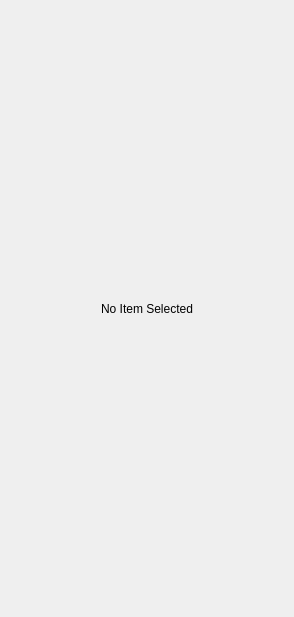
<?xml version="1.0" encoding="UTF-8"?>
<ui version="4.0">
 <class>GEW_Propeties</class>
 <widget class="QWidget" name="GEW_Propeties">
  <property name="geometry">
   <rect>
    <x>0</x>
    <y>0</y>
    <width>294</width>
    <height>617</height>
   </rect>
  </property>
  <property name="windowTitle">
   <string>Form</string>
  </property>
  <layout class="QGridLayout" name="gridLayout">
   <property name="leftMargin">
    <number>0</number>
   </property>
   <property name="topMargin">
    <number>0</number>
   </property>
   <property name="rightMargin">
    <number>0</number>
   </property>
   <property name="bottomMargin">
    <number>0</number>
   </property>
   <property name="spacing">
    <number>0</number>
   </property>
   <item row="0" column="0">
    <layout class="QHBoxLayout" name="ToolBarLayout">
     <property name="spacing">
      <number>0</number>
     </property>
    </layout>
   </item>
   <item row="1" column="0">
    <widget class="QStackedWidget" name="stackedWidget">
     <property name="styleSheet">
      <string notr="true">QGroupBox
{
	background-color:transparent;
    border-bottom-left-radius: 3px;
    border-bottom-right-radius: 3px;
    border: 1px solid #acacac;
    border-top: none;
    margin-top: 18px;
}
 
QGroupBox::title
{
	subcontrol-origin: margin;	
    background:url(:/assets/subWindowBackground);
    border-top-left-radius: 3px;
    border-top-right-radius: 3px;
    border: 1px solid #0b477b;
    border-bottom: none;
    background-color: qlineargradient(x1: 0, y1: 0, x2: 0, y2: 1, stop: 0 #005192, stop: 1 #002f60);
    padding: 2 5000 2 2; /* some large value, as QGrouBox actual width is not known */
    color: white; 
}
</string>
     </property>
     <property name="frameShape">
      <enum>QFrame::NoFrame</enum>
     </property>
     <property name="frameShadow">
      <enum>QFrame::Sunken</enum>
     </property>
     <property name="currentIndex">
      <number>10</number>
     </property>
     <widget class="QWidget" name="EnvironmentProbPropertyPage">
      <layout class="QGridLayout" name="gridLayout_7">
       <property name="leftMargin">
        <number>0</number>
       </property>
       <property name="topMargin">
        <number>0</number>
       </property>
       <property name="rightMargin">
        <number>0</number>
       </property>
       <property name="bottomMargin">
        <number>0</number>
       </property>
       <property name="spacing">
        <number>0</number>
       </property>
       <item row="0" column="0">
        <widget class="GEW_EnvironmentProbeProperty" name="EnvironmentProbProperty" native="true"/>
       </item>
      </layout>
     </widget>
     <widget class="QWidget" name="LightPropertyPage">
      <layout class="QGridLayout" name="gridLayout_3">
       <property name="leftMargin">
        <number>0</number>
       </property>
       <property name="topMargin">
        <number>0</number>
       </property>
       <property name="rightMargin">
        <number>0</number>
       </property>
       <property name="bottomMargin">
        <number>0</number>
       </property>
       <property name="spacing">
        <number>0</number>
       </property>
       <item row="0" column="0">
        <widget class="GEW_LightProperty" name="LightProperty" native="true"/>
       </item>
      </layout>
     </widget>
     <widget class="QWidget" name="FlarePropertyPage">
      <layout class="QGridLayout" name="gridLayout_4">
       <property name="leftMargin">
        <number>0</number>
       </property>
       <property name="topMargin">
        <number>0</number>
       </property>
       <property name="rightMargin">
        <number>0</number>
       </property>
       <property name="bottomMargin">
        <number>0</number>
       </property>
       <property name="spacing">
        <number>0</number>
       </property>
       <item row="0" column="0">
        <widget class="GEW_FlareProperty" name="FlareProperty" native="true"/>
       </item>
      </layout>
     </widget>
     <widget class="QWidget" name="ModelPropertyPage">
      <layout class="QGridLayout" name="gridLayout_5">
       <property name="leftMargin">
        <number>0</number>
       </property>
       <property name="topMargin">
        <number>0</number>
       </property>
       <property name="rightMargin">
        <number>0</number>
       </property>
       <property name="bottomMargin">
        <number>0</number>
       </property>
       <property name="spacing">
        <number>0</number>
       </property>
       <item row="0" column="0">
        <widget class="GEW_ModelProperty" name="ModelProperty" native="true"/>
       </item>
      </layout>
     </widget>
     <widget class="QWidget" name="PostprocessPropertyPage">
      <layout class="QGridLayout" name="gridLayout_8">
       <property name="leftMargin">
        <number>0</number>
       </property>
       <property name="topMargin">
        <number>0</number>
       </property>
       <property name="rightMargin">
        <number>0</number>
       </property>
       <property name="bottomMargin">
        <number>0</number>
       </property>
       <property name="spacing">
        <number>3</number>
       </property>
       <item row="0" column="0">
        <widget class="GEW_PostprocessProperty" name="PostprocessProperty" native="true"/>
       </item>
      </layout>
     </widget>
     <widget class="QWidget" name="DecalPropertyPage">
      <layout class="QGridLayout" name="gridLayout_9">
       <property name="leftMargin">
        <number>0</number>
       </property>
       <property name="topMargin">
        <number>0</number>
       </property>
       <property name="rightMargin">
        <number>0</number>
       </property>
       <property name="bottomMargin">
        <number>0</number>
       </property>
       <property name="spacing">
        <number>3</number>
       </property>
       <item row="0" column="0">
        <widget class="GEW_DecalProperty" name="DecalProperty" native="true"/>
       </item>
      </layout>
     </widget>
     <widget class="QWidget" name="TerrainPropertyPage">
      <layout class="QGridLayout" name="gridLayout_11">
       <property name="leftMargin">
        <number>0</number>
       </property>
       <property name="topMargin">
        <number>0</number>
       </property>
       <property name="rightMargin">
        <number>0</number>
       </property>
       <property name="bottomMargin">
        <number>0</number>
       </property>
       <property name="spacing">
        <number>3</number>
       </property>
       <item row="0" column="0">
        <widget class="GEW_TerrainProperty" name="TerrainProperty" native="true"/>
       </item>
      </layout>
     </widget>
     <widget class="QWidget" name="ScreenshotPage">
      <layout class="QGridLayout" name="gridLayout_6">
       <property name="leftMargin">
        <number>0</number>
       </property>
       <property name="topMargin">
        <number>0</number>
       </property>
       <property name="rightMargin">
        <number>0</number>
       </property>
       <property name="bottomMargin">
        <number>0</number>
       </property>
       <property name="spacing">
        <number>3</number>
       </property>
       <item row="0" column="0">
        <widget class="GEW_ScreenshotProperty" name="ScreenshotProperty" native="true"/>
       </item>
      </layout>
     </widget>
     <widget class="QWidget" name="DefaultCameraPage">
      <layout class="QGridLayout" name="gridLayout_10">
       <property name="leftMargin">
        <number>0</number>
       </property>
       <property name="topMargin">
        <number>0</number>
       </property>
       <property name="rightMargin">
        <number>0</number>
       </property>
       <property name="bottomMargin">
        <number>0</number>
       </property>
       <property name="spacing">
        <number>0</number>
       </property>
       <item row="0" column="0">
        <widget class="GEW_DefaultCameraProperty" name="DefaultCameraProperty" native="true"/>
       </item>
      </layout>
     </widget>
     <widget class="QWidget" name="EntityPropertyPage">
      <layout class="QGridLayout" name="gridLayout_12">
       <property name="leftMargin">
        <number>0</number>
       </property>
       <property name="topMargin">
        <number>0</number>
       </property>
       <property name="rightMargin">
        <number>0</number>
       </property>
       <property name="bottomMargin">
        <number>0</number>
       </property>
       <property name="spacing">
        <number>3</number>
       </property>
       <item row="0" column="0">
        <widget class="GEW_EntityPtoperty" name="EntityProperty" native="true"/>
       </item>
      </layout>
     </widget>
     <widget class="QWidget" name="EmptyPage">
      <layout class="QGridLayout" name="gridLayout_2">
       <item row="0" column="0">
        <widget class="QLabel" name="NoItem">
         <property name="text">
          <string>No Item Selected</string>
         </property>
         <property name="alignment">
          <set>Qt::AlignCenter</set>
         </property>
        </widget>
       </item>
      </layout>
     </widget>
    </widget>
   </item>
  </layout>
  <action name="PostProcess">
   <property name="icon">
    <iconset resource="GEditor.qrc">
     <normaloff>:/Resources/MetroStyle/widescreen_tv.png</normaloff>:/Resources/MetroStyle/widescreen_tv.png</iconset>
   </property>
   <property name="text">
    <string>PostProcess</string>
   </property>
   <property name="toolTip">
    <string>Show PostProcess property</string>
   </property>
  </action>
  <action name="Terrain">
   <property name="icon">
    <iconset resource="GEditor.qrc">
     <normaloff>:/Resources/MetroStyle/Height.png</normaloff>:/Resources/MetroStyle/Height.png</iconset>
   </property>
   <property name="text">
    <string>Terrain</string>
   </property>
   <property name="toolTip">
    <string>Show terrain property</string>
   </property>
  </action>
  <action name="Screenshot">
   <property name="icon">
    <iconset resource="GEditor.qrc">
     <normaloff>:/Resources/MetroStyle/compact_camera.png</normaloff>:/Resources/MetroStyle/compact_camera.png</iconset>
   </property>
   <property name="text">
    <string>Screenshot</string>
   </property>
   <property name="toolTip">
    <string>Show screenshot property</string>
   </property>
  </action>
  <action name="DefaultCamera">
   <property name="icon">
    <iconset resource="GEditor.qrc">
     <normaloff>:/Resources/MetroStyle/camcoder_pro.png</normaloff>:/Resources/MetroStyle/camcoder_pro.png</iconset>
   </property>
   <property name="text">
    <string>DefaultCamera</string>
   </property>
   <property name="toolTip">
    <string>Show default camera property</string>
   </property>
  </action>
 </widget>
 <customwidgets>
  <customwidget>
   <class>GEW_LightProperty</class>
   <extends>QWidget</extends>
   <header>GEW_LightProperty.h</header>
   <container>1</container>
  </customwidget>
  <customwidget>
   <class>GEW_FlareProperty</class>
   <extends>QWidget</extends>
   <header>GEW_FlareProperty.h</header>
   <container>1</container>
  </customwidget>
  <customwidget>
   <class>GEW_ModelProperty</class>
   <extends>QWidget</extends>
   <header>GEW_ModelProperty.h</header>
   <container>1</container>
  </customwidget>
  <customwidget>
   <class>GEW_PostprocessProperty</class>
   <extends>QWidget</extends>
   <header>GEW_PostprocessProperty.h</header>
   <container>1</container>
  </customwidget>
  <customwidget>
   <class>GEW_DecalProperty</class>
   <extends>QWidget</extends>
   <header>GEW_DecalProperty.h</header>
   <container>1</container>
  </customwidget>
  <customwidget>
   <class>GEW_EnvironmentProbeProperty</class>
   <extends>QWidget</extends>
   <header>GEW_EnvironmentProbeProperty.h</header>
   <container>1</container>
  </customwidget>
  <customwidget>
   <class>GEW_TerrainProperty</class>
   <extends>QWidget</extends>
   <header>GEW_TerrainProperty.h</header>
   <container>1</container>
  </customwidget>
  <customwidget>
   <class>GEW_ScreenshotProperty</class>
   <extends>QWidget</extends>
   <header>gew_screenshotproperty.h</header>
   <container>1</container>
  </customwidget>
  <customwidget>
   <class>GEW_DefaultCameraProperty</class>
   <extends>QWidget</extends>
   <header>gew_defaultcameraproperty.h</header>
   <container>1</container>
  </customwidget>
  <customwidget>
   <class>GEW_EntityPtoperty</class>
   <extends>QWidget</extends>
   <header>GEW_EntityPtoperty.h</header>
   <container>1</container>
  </customwidget>
 </customwidgets>
 <resources>
  <include location="GEditor.qrc"/>
 </resources>
 <connections/>
</ui>
